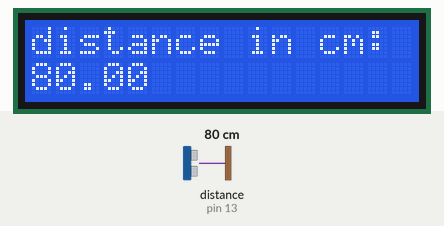
Simulated run of this sketch. Board: Arduino Uno, built with avr-gcc and run on an emulated ATmega328P. Shown: 16×2 character LCD. Wiring (inferred from the names in the program): ultrasonic range finder: trigger pin 12; echo pin 13. The test bench sets the inputs (shaded band); at power-on: distance to the obstacle (sensor on pin 13) 80 cm. The echo pulse lasts 58.3 µs per cm; what the sketch prints to the serial monitor is not drawn.

Above: at 1.2 s.
1.3 s: distance to the obstacle (sensor on pin 13) set to 2 cm
At 2.9 s:
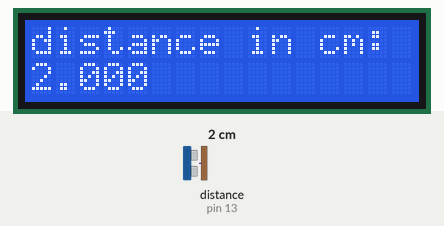
3.5 s: distance to the obstacle (sensor on pin 13) set to 4 cm
At 4.4 s:
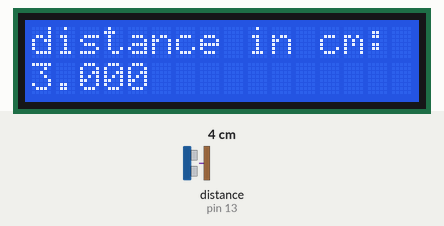
6.1 s: distance to the obstacle (sensor on pin 13) set to 9 cm
At 7.8 s:
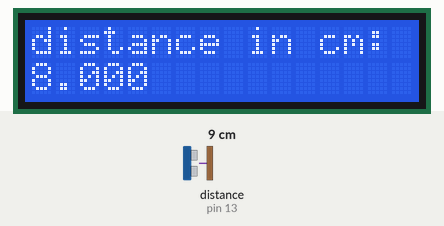
Timing chart, 0 to 9.3 s (numbered marks = the images above; inputs shaded):
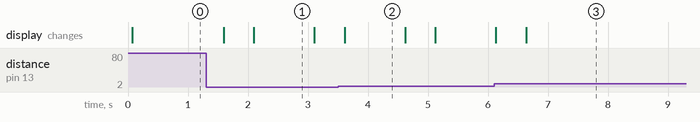

Measured:
- after the input at 1.3 s, the display: first changes after 0.29 s (image 1 shows a later state)
- after the input at 3.5 s, the display: changes after 0.11 s (image 2)
- after the input at 6.1 s, the display: first changes at once (image 3 shows a later state)
- what the display in image 1 shows lasts 1.0 s, from 2.1 s to 3.1 s

The sketch:

distance_measurement.ino
```cpp
#include <LiquidCrystal.h>
#define trigPin (12)
#define echoPin (13)
LiquidCrystal lcd(2, 3, 4, 5, 6, 7);

float distance = 0;

void print_msg(char *msg){
  lcd.setCursor(0, 0);
  lcd.print(msg);
}
void print_value(float val){
  lcd.setCursor(0, 1);
  lcd.print(String(val));
}

void measure_distance(){
  digitalWrite(trigPin, LOW);
  delayMicroseconds(2);
  digitalWrite(trigPin, HIGH);
  delayMicroseconds(10);
  digitalWrite(trigPin, LOW);

  distance = pulseIn(echoPin, HIGH) / 58;   //58 from speed of sound
  if(distance > 400) distance = 400;        //max distance for HC-SR04 sensor
}

void setup() {
  lcd.begin(16, 2);
  Serial.begin(9600);
  pinMode(trigPin, OUTPUT);
  pinMode(echoPin, INPUT);
}

void loop() {
  measure_distance();
  print_msg("distance in cm: ");
  print_value(distance);
  Serial.println(distance);
  delay(500);
}
```
